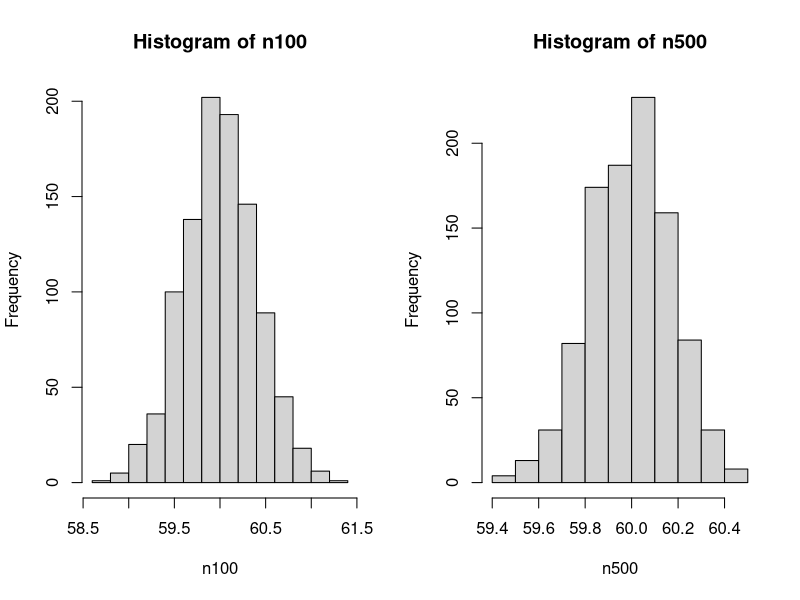
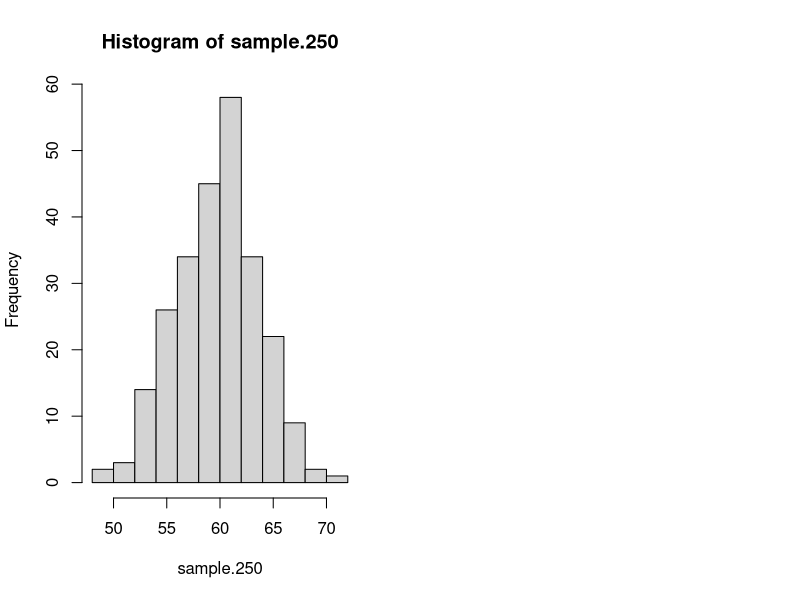
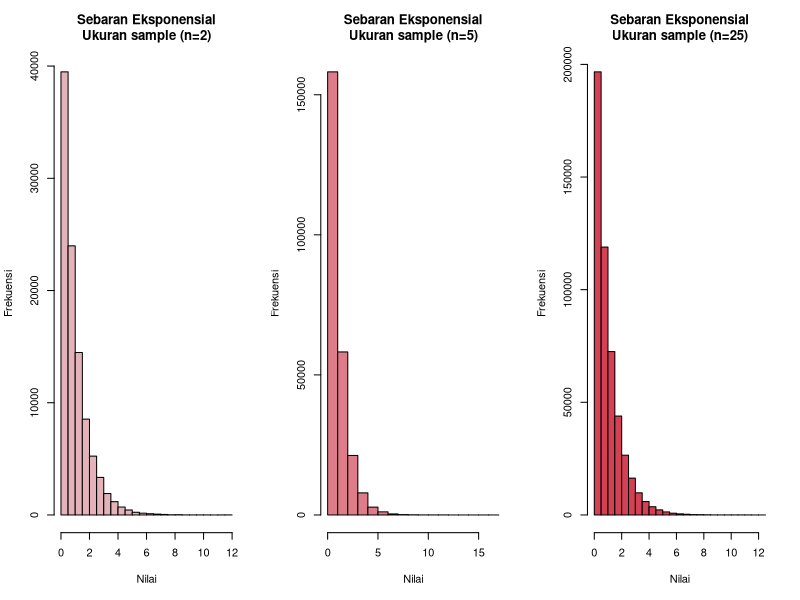
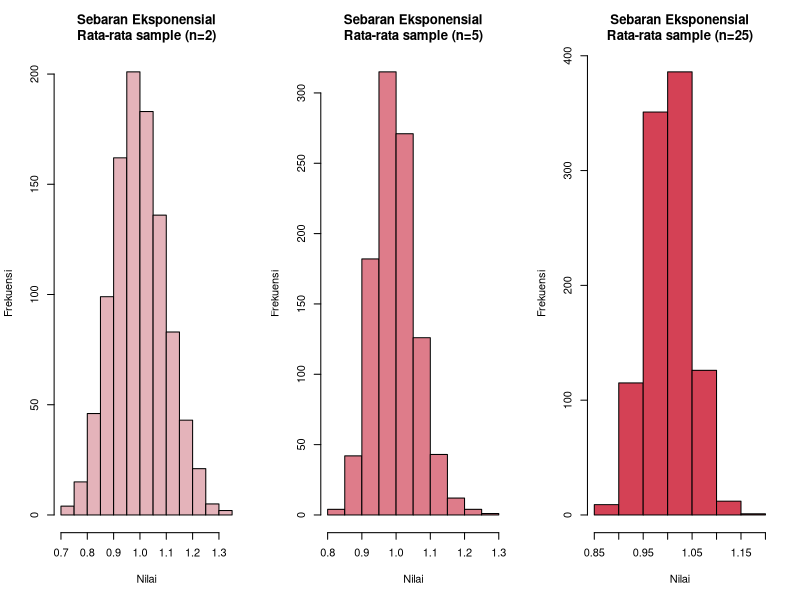
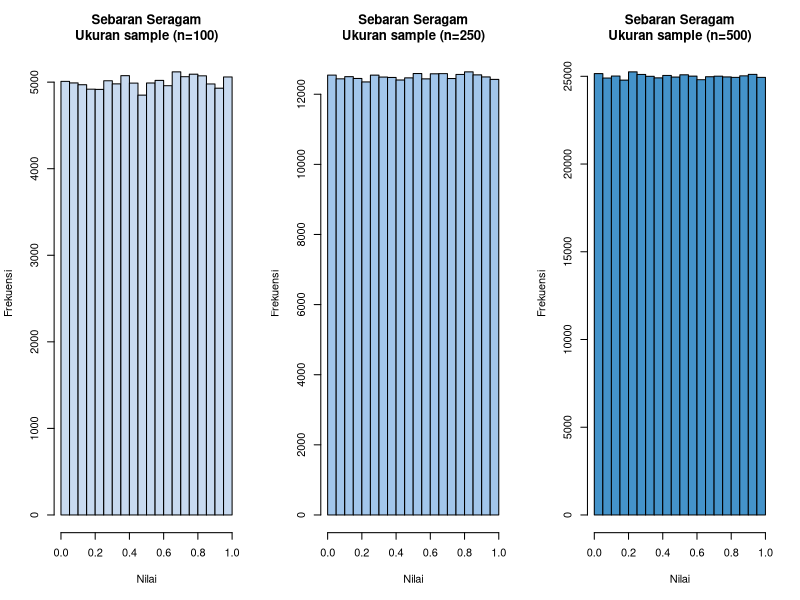
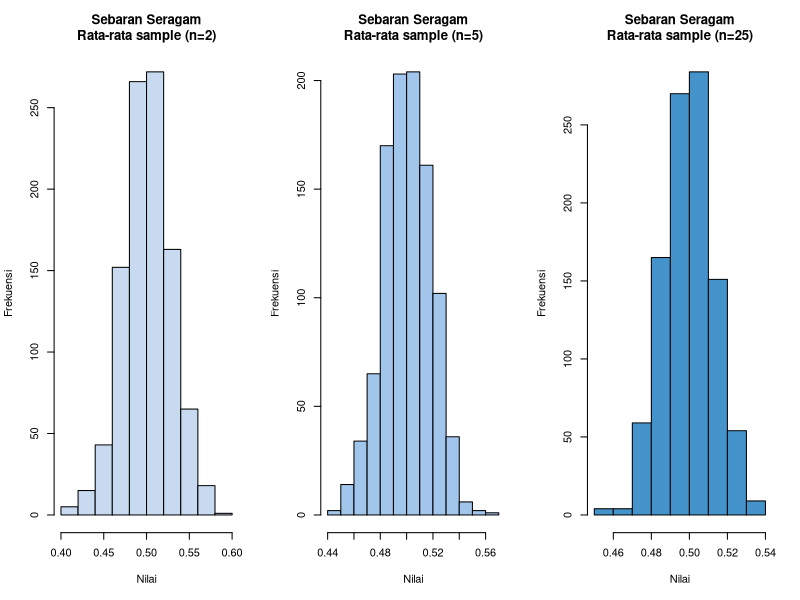

Generate these figures, in order, with R:
## ---- chunk 1
set.seed(50)
n100 <- rep(NA, 1000)
for (i in 1:1000) {
  sample.40 <- rnorm(100, mean = 60, sd = 4)
  n100[i] <- mean(sample.40)
}
means100 <- mean(n100)
sd100 <- sd(n100)

n500 <- rep(NA, 1000)
for (i in 1:1000) {
  sample.500 <- rnorm(500, mean = 60, sd = 4)
  n500[i] <- mean(sample.500)
}
means500 <- mean(n500)
sd500 <- sd(n500)

par(mfrow = c(1, 2))
hist(n100)
hist(n500)
## ---- chunk 2
cat(" Untuk n = 100 :\n","mean = ", means100, "\n SD = ", sd100, "\n\n", 
    "Untuk n = 500 :\n","mean = ", means500, "\n SD = ", sd500)
## ---- chunk 3
set.seed(50)
sample.250 <- rnorm(250, mean = 60, sd = 4)
hist(sample.250)
## ---- chunk 4
(estimated.mean <- mean(sample.250))
## ---- chunk 5
popSD <- 4
sample.size <- length(sample.250)
(sigma.mu <- popSD/sqrt(sample.size))
## ---- chunk 6
set.seed(50)
k <- 1000 # ulangan (gak ada ketentuan berapa nya, alias bebas berapa aja)
sample_size <- c(100, 250, 500)

exp_samples <- lapply(sample_size, function(n) matrix(rexp(n*k),k))

par(mfrow = c(1, 3))
hist(exp_samples[[1]], main = "Sebaran Eksponensial\nUkuran sample (n=2)", 
     xlab = "Nilai", ylab = "Frekuensi", col = "#E4B3BA")
hist(exp_samples[[2]], main = "Sebaran Eksponensial\nUkuran sample (n=5)", 
     xlab = "Nilai", ylab = "Frekuensi", col = "#DE7C8A")
hist(exp_samples[[3]], main = "Sebaran Eksponensial\nUkuran sample (n=25)", 
     xlab = "Nilai", ylab = "Frekuensi", col = "#D44155")
## ---- chunk 7
dist_mean <- function(n, dist_samples){
  dist_means <- list()
  for (i in seq_along(n)) 
    dist_means[[i]] <- apply(dist_samples[[i]], 1, mean)
  return(dist_means)
}

exp_means <- dist_mean(sample_size, exp_samples)

par(mfrow = c(1, 3))
hist(exp_means[[1]], main = "Sebaran Eksponensial\nRata-rata sample (n=2)", 
     xlab = "Nilai", ylab = "Frekuensi", col = "#E4B3BA")
hist(exp_means[[2]], main = "Sebaran Eksponensial\nRata-rata sample (n=5)", 
     xlab = "Nilai", ylab = "Frekuensi", col = "#DE7C8A")
hist(exp_means[[3]], main = "Sebaran Eksponensial\nRata-rata sample (n=25)", 
     xlab = "Nilai", ylab = "Frekuensi", col = "#D44155")
## ---- chunk 8
cat(" Untuk n = ", sample_size[1], " :\n","mean = ", mean(exp_means[[1]]), 
    "\n SD = ", sd(exp_means[[1]]), "\n\n", 
    
    "Untuk n = ", sample_size[2], " :\n","mean = ", mean(exp_means[[2]]), 
    "\n SD = ", sd(exp_means[[2]]), "\n\n", 
    
    "Untuk n = ", sample_size[3], " :\n","mean = ", mean(exp_means[[3]]), 
    "\n SD = ", sd(exp_means[[3]]) )
## ---- chunk 9
set.seed(50)
k <- 1000 # ulangan (gak ada ketentuan berapa nya, alias bebas berapa aja)
sample_size <- c(100, 250, 500)

unif_samples <- lapply(sample_size, function(n) matrix(runif(n*k),k))

par(mfrow = c(1, 3))
hist(unif_samples[[1]], main = "Sebaran Seragam\nUkuran sample (n=100)", 
     xlab = "Nilai", ylab = "Frekuensi", col = "#c8daf0")
hist(unif_samples[[2]], main = "Sebaran Seragam\nUkuran sample (n=250)", 
     xlab = "Nilai", ylab = "Frekuensi", col = "#a2c6eb")
hist(unif_samples[[3]], main = "Sebaran Seragam\nUkuran sample (n=500)", 
     xlab = "Nilai", ylab = "Frekuensi", col = "#4493CA")
## ---- chunk 10
unif_means <- dist_mean(sample_size, unif_samples)

par(mfrow = c(1, 3))
hist(unif_means[[1]], main = "Sebaran Seragam\nRata-rata sample (n=2)", 
     xlab = "Nilai", ylab = "Frekuensi", col = "#c8daf0")
hist(unif_means[[2]], main = "Sebaran Seragam\nRata-rata sample (n=5)", 
     xlab = "Nilai", ylab = "Frekuensi", col = "#a2c6eb")
hist(unif_means[[3]], main = "Sebaran Seragam\nRata-rata sample (n=25)", 
     xlab = "Nilai", ylab = "Frekuensi", col = "#4493CA")
## ---- chunk 11
cat(" Untuk n = ", sample_size[1], " :\n","mean = ", mean(unif_means[[1]]), 
    "\n SD = ", sd(unif_means[[1]]), "\n\n", 
    
    "Untuk n = ", sample_size[2], " :\n","mean = ", mean(unif_means[[2]]), 
    "\n SD = ", sd(unif_means[[2]]), "\n\n", 
    
    "Untuk n = ", sample_size[3], " :\n","mean = ", mean(unif_means[[3]]), 
    "\n SD = ", sd(unif_means[[3]]) )
